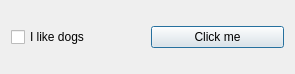
<?xml version="1.0" encoding="UTF-8"?>
<ui version="4.0">
 <class>Dialog</class>
 <widget class="QDialog" name="Dialog">
  <property name="geometry">
   <rect>
    <x>0</x>
    <y>0</y>
    <width>295</width>
    <height>74</height>
   </rect>
  </property>
  <property name="windowTitle">
   <string>Dialog</string>
  </property>
  <layout class="QHBoxLayout" name="horizontalLayout">
   <item>
    <widget class="QCheckBox" name="checkBox">
     <property name="text">
      <string>I like dogs</string>
     </property>
    </widget>
   </item>
   <item>
    <widget class="QPushButton" name="pushButton">
     <property name="text">
      <string>Click me</string>
     </property>
    </widget>
   </item>
  </layout>
 </widget>
 <layoutdefault spacing="6" margin="11"/>
 <resources/>
 <connections/>
</ui>
